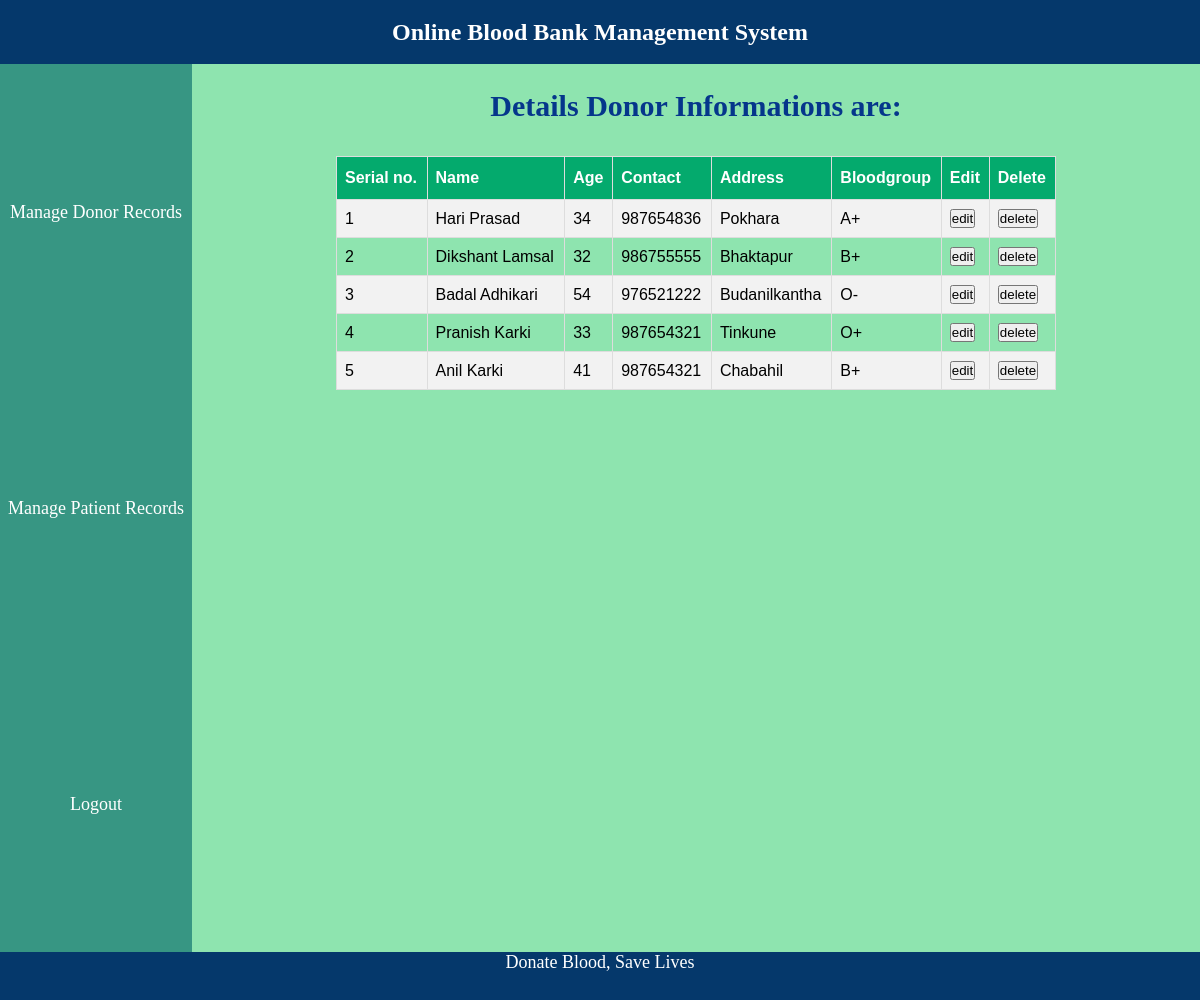
The app's page /admin.php with its own data.
### tables this page shows
CREATE TABLE `donors` (
  `did` int(10) NOT NULL,
  `dname` varchar(50) NOT NULL,
  `dage` varchar(50) NOT NULL,
  `dcontact` varchar(50) NOT NULL,
  `daddress` varchar(50) NOT NULL,
  `dbloodgroup` varchar(50) NOT NULL
);

### managedonors.php (the view)
<?php
include 'config.php';
  $sql="select * from donors";
  $r=mysqli_query($conn,$sql);
?>
<div class="container">
  <h2> <span>Details Donor Informations are:</span></h2>
<table  align="center">
    <tr>
      <th>Serial no.</th>
      <th>Name</th>
      <th>Age</th>
      <th>Contact</th>
      <th>Address</th>
      <th>Bloodgroup</th>
      <th>Edit</th>
      <th>Delete</th>
    </tr>
    <?php
    $sn=1;
    while ($res = mysqli_fetch_array($r))
    {
    ?>
    <tr>
          <td><?php echo $sn;?></td>
          <td><?php echo $res['dname'];?></td>
          <td><?php echo $res['dage'];?></td>
          <td><?php echo $res['dcontact'];?></td>
          <td><?php echo $res['daddress'];?></td>
          <td><?php echo $res['dbloodgroup'];?></td>
          <td><a href="dupdate.php?did=<?php echo $res['did'];?>"><button>edit</button></a></td>
          <td><a href="ddelete.php?did=<?php echo $res['did'];?>"><button>delete</button></a></td>
    </tr>
  <?php
    $sn=$sn+1;
  }
  ?>
</table>
</div>

### admin.php (shortened to what this page needs)
<!DOCTYPE html>
<html lang="en">
<head>
	<link rel="stylesheet" href="css/styles.css">
</head>
<body>
	<?php
	include 'header.php';
  include 'dsidebar.php';
	@$apage=$_GET['apage'];
	switch ($apage)
        {
          default:
          include'managedonors.php';
        }
 include 'footer.php'; ?>
</body>
</html>

### header.php
<header ><h2>Online Blood Bank Management System</h2></header>

### dsidebar.php
<div class="sidebar">
	<a href="admin.php?apage=managedonors">Manage Donor Records</a>
	<a href="admin.php?apage=managepatients">Manage Patient Records</a>
	<a href="logout.php">Logout</a>
</div>

### footer.php
<footer>
	Donate Blood, Save Lives
</footer>

### css/styles.css (style rules this page uses)
* { box-sizing: border-box; margin: 0; padding: 0; }
body { background-color: #8ee4af; min-height: 125vh; }
header { width: 100vw; background-color: #05386b; color: white; height: 8vh; display: flex; align-items: center; justify-content: center; }
footer { position: fixed; left: 0; bottom: 0; width: 100vw; height: 6vh; background-color: #05386b; color: white; text-align: center; font-size: 18px; }
h2 { margin: 25px; }
.container { display: flex; align-items: center; justify-content: center; flex-direction: column; }
span { color: #05368b; margin: 25px; font-size: 30px; }
div.sidebar { float: left; background-color: #379683; height: 111vh; width: 16vw; display: flex; align-items: center; justify-content: space-around; flex-direction: column; }
.sidebar a { color: white; text-decoration: none; font-size: 18px; }
table { font-family: Arial, Helvetica, sans-serif; border-collapse: collapse; width: 60vw; margin: 8px; }
table td, table th { border: 1px solid #ddd; padding: 8px; height: 38px; }
table tr:nth-child(even) { background-color: #f2f2f2; }
table th { padding-top: 12px; padding-bottom: 12px; text-align: left; background-color: #04AA6D; color: white; }

### records on screen
donors: dname "Hari Prasad", dage "34", dcontact "987654836", daddress "Pokhara", dbloodgroup "A+"
donors: dname "Dikshant Lamsal", dage "32", dcontact "986755555", daddress "Bhaktapur", dbloodgroup "B+"
donors: dname "Badal Adhikari", dage "54", dcontact "976521222", daddress "Budanilkantha", dbloodgroup "O-"
donors: dname "Pranish Karki", dage "33", dcontact "987654321", daddress "Tinkune", dbloodgroup "O+"
donors: dname "Anil Karki", dage "41", dcontact "987654321", daddress "Chabahil", dbloodgroup "B+"
